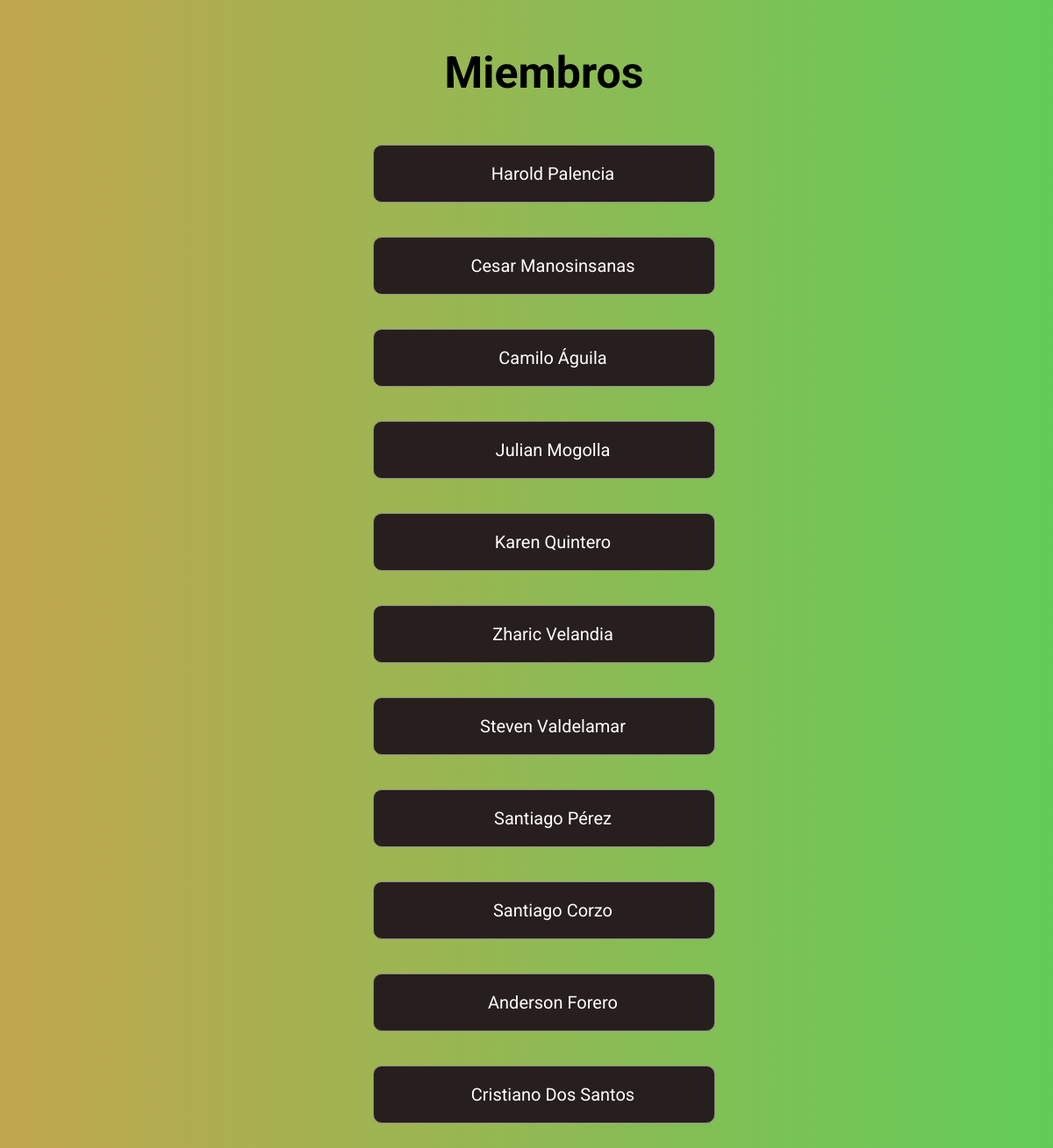
/members/, run on an earlier commit of the app's database.
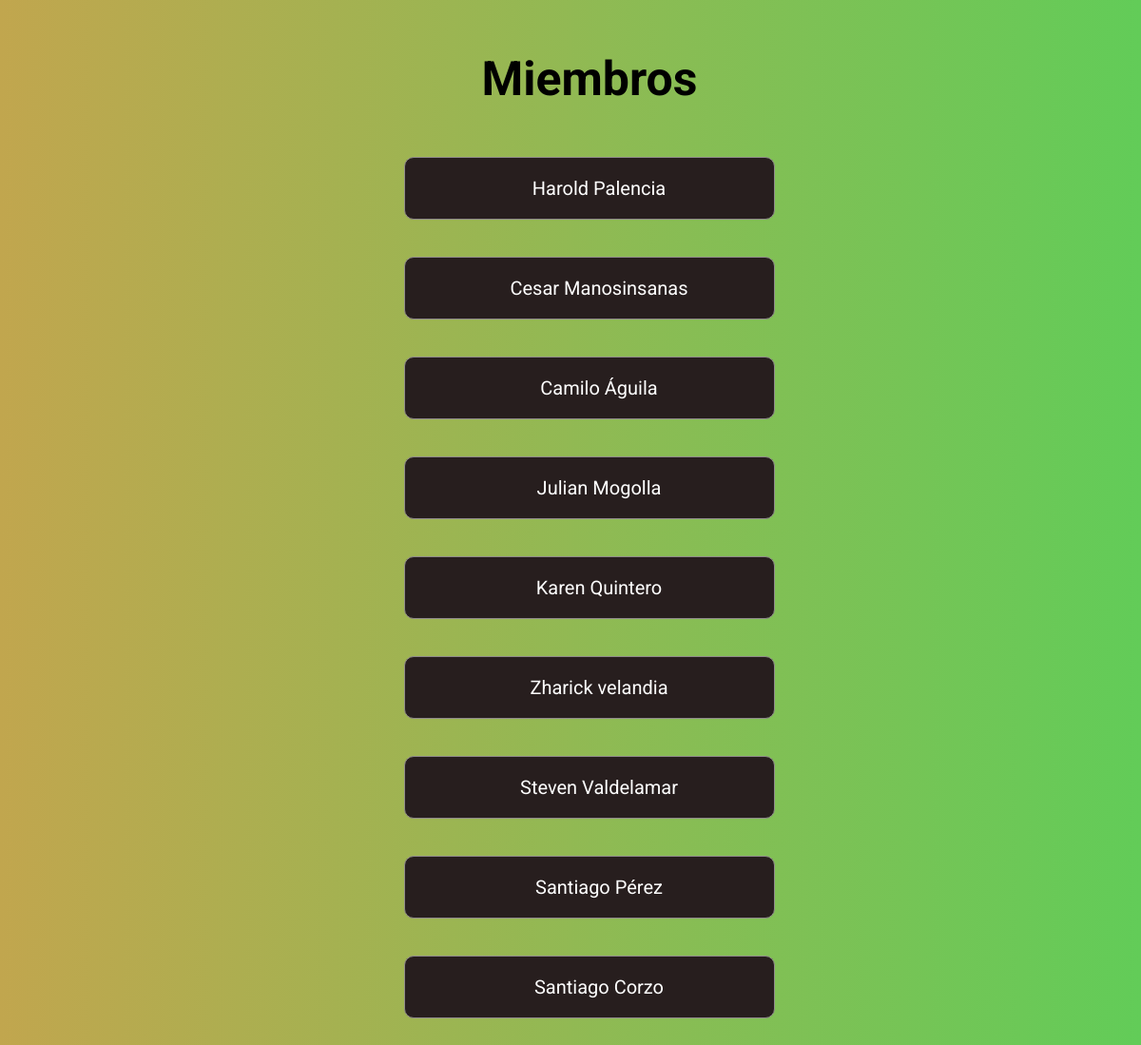
And on a later commit of the database.
### members/models.py (models this page shows, shortened)
class Member(models.Model):
    firstname = models.CharField(max_length=255)
    lastname = models.CharField(max_length=255)
    phone = models.IntegerField(null=True)
    joined_date = models.DateField(null=True)
    gender = models.CharField(max_length=10, null=True)
    birthday = models.DateField(null=True)
    email = models.EmailField(max_length=255, null=True)

### members/views.py (the view)
# urls.py: path('members/', views.members, name='members'),
def members(request):
    mymembers = Member.objects.all().values()
    template = loader.get_template('all_members.html')
    context = {
        'mymembers': mymembers,
}
    return HttpResponse(template.render(context, request))

### members/templates/all_members.html (shortened to what this page needs)
{% extends "master.html" %}
{% block content %}
<h1>Miembros</h1>
<ul>
    {% for x in mymembers %}
        <div class="card">
            <li>
                <a href="details/{{ x.id }}">{{ x.firstname }} {{ x.lastname }}</a>
            </li>
        </div>
        <br>
    {% endfor %}
</ul>
{% endblock %}

### members/templates/master.html (shortened to what this page needs)
<!DOCTYPE html>
<html>
<head>
</head>
<body>
{% block content %}
{% endblock %}
</body>
</html>

### members/templates/master.html (style rules this page uses)
html, body { height: 100%; margin: 0; padding: 0; font-family: 'Roboto', sans-serif; }
body { background: linear-gradient(270deg, #62CC58, #C1A64E); background-repeat: no-repeat; background-attachment: fixed; }
.card { background-color: rgba(39, 30, 30, 1); border: 1px solid rgba(144, 139, 139, 1); padding: 20px; margin: auto; margin-bottom: 20px; border-radius: 10px; width: 30%; text-align: center; }
h1 { text-align: center; margin-left: 40px; padding: 20px; font-size: 50px; color: rgba(0, 0, 0, 1); }
a { font-size: 20px; color: rgba(255, 255, 255, 1); margin-left: 20px; margin-bottom: 10px; text-decoration: none; border-radius: 10px; }
ul { list-style-type: none; align-items: center; justify-content: center; }
li { align-items: center; justify-content: center; }

What changed in the data, as far as the page shows it:
removed Member: firstname "Anderson", lastname "Forero"
removed Member: firstname "Cristiano", lastname "Dos Santos"
changed Member: firstname "Zharic" → "Zharick"; lastname "Velandia" → "velandia"
